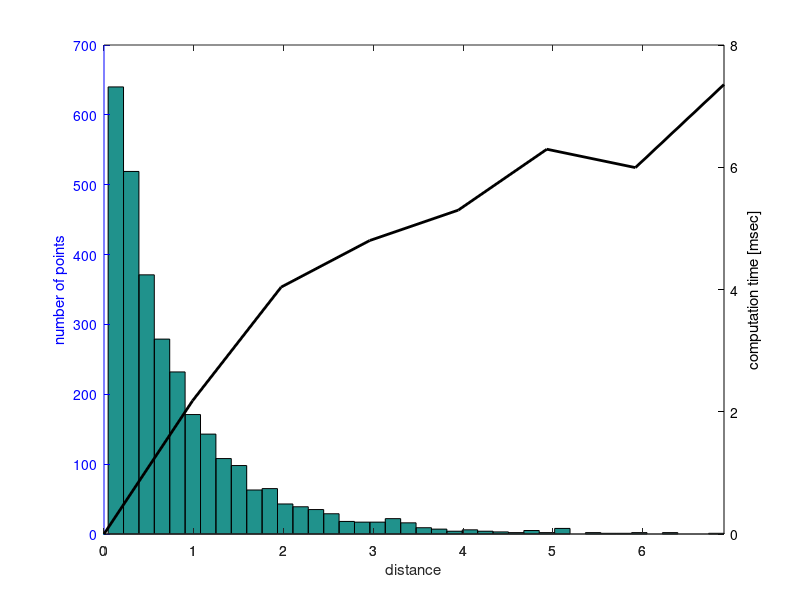
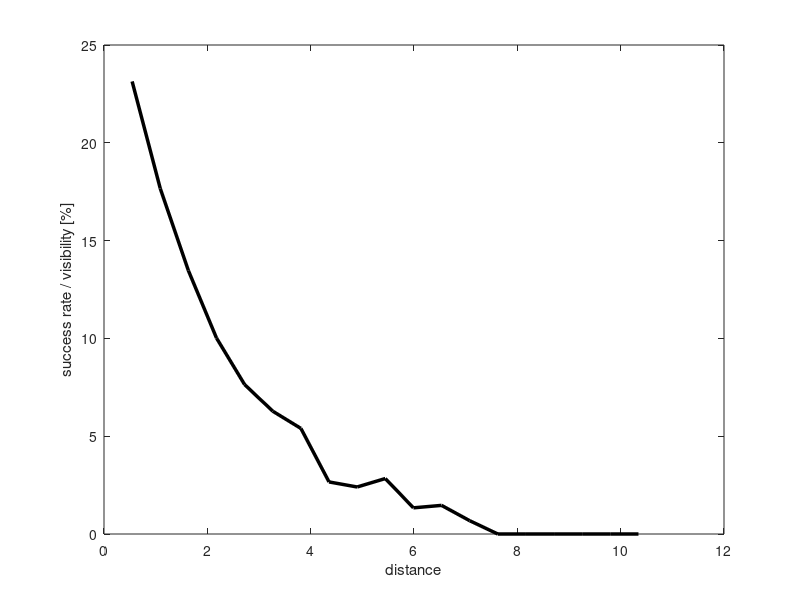
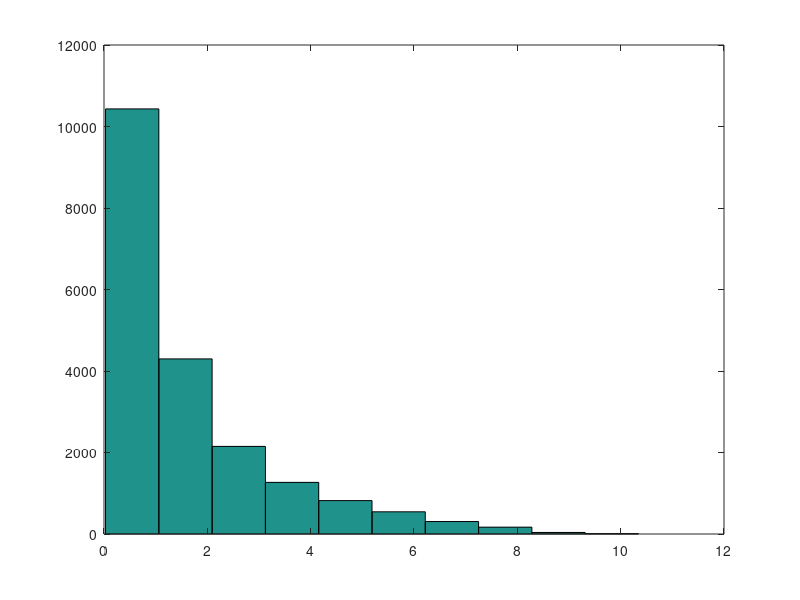

Here is the MATLAB script that generated these plots, in order:
% In this test, I test the RBS local connection with APC projection.
% Random start and goal configurations are sampled and tested for
% connection. The sampling strategy is sampling a feasible point, sampling
% a random point and choping it from the first point, projecting and
% checking local connection.
% The success rate is also tracked to calculate visibility.
% This is also with [-180,180] joint limits (not official ABB limits)
% last updated: 08/15/17

% pcs_rbs_verification.txt
% seed: 1501685776 for first 253 trials
% seed: 1502836450 for rest
% Results in the above files in this form:
% f << {success} << " " << {path verified} << " " << {distance between confs.} << " " << rbs_time << endl;

clear all
clc

D = load('pcs_rbs_verification1.txt');

%% Verification

suc = D(:,1)==1;
verf = D(:,2)==1;

disp(['Results of ' num2str(size(D,1)) ' local-connection queries.']);

disp(['Percent of successful local-connections that were verified: ' num2str(sum(verf & suc)/sum(suc)*100) '%']);

%%

disp(['Avg. runtime for successful local-connection: ' num2str(mean(D(suc,4))*1e3)  ' +/- ' num2str(std(D(suc,4))/sqrt(size(D(suc,4),1))*1e3) ' msec ']);
disp(['Avg. runtime for failed local-connection: ' num2str(mean(D(~suc,4))*1e3)  ' +/- ' num2str(std(D(suc,4))/sqrt(size(D(~suc,4),1))*1e3) ' msec ']);

disp(['Success rate/visibility for the RBS: ' num2str(sum(suc)/size(D,1)*100) '%']);

%% Runtime

clear td d
Dd = D(suc,3);
Td = D(suc,4);
max_d = max(Dd);
d = linspace(0, max_d, 8);
for i = 2:length(d)
    M = Td(Dd>=d(i-1) & Dd<d(i));
    td(i) = mean(M);
end
td(1) = 0;

figure(1)
hist(Dd, 40);
hold on
[hAx,hLine1,hLine2] = plotyy(0,0,d, td*1000);
hold off
set(hLine2,'color','k','linewidth',2)
set(hAx,{'ycolor'},{'b';'k'})
xlabel('distance');
ylabel(hAx(1),'number of points');
ylabel(hAx(2),'computation time [msec]');
% ylim(hAx(1),[0 8500]);
% ylim(hAx(2),[0 0.12]);

%% Check uniformity

figure(3)
hist(D(:,3));

%% Visibility

clear V d
Dd = D(:,3);
max_d = max(Dd);
d = linspace(0, max_d, 20);
for i = 2:length(d)
    S = D(D(:,3)>=d(i-1) & D(:,3)<d(i), 1);
    V(i-1) = sum(S)/length(S) * 100;
end
% V(1) = 100;

figure(2)
plot(d(2:end), V,'-k','linewidth',2.5);
xlabel('distance');
ylabel('success rate / visibility [%]');
